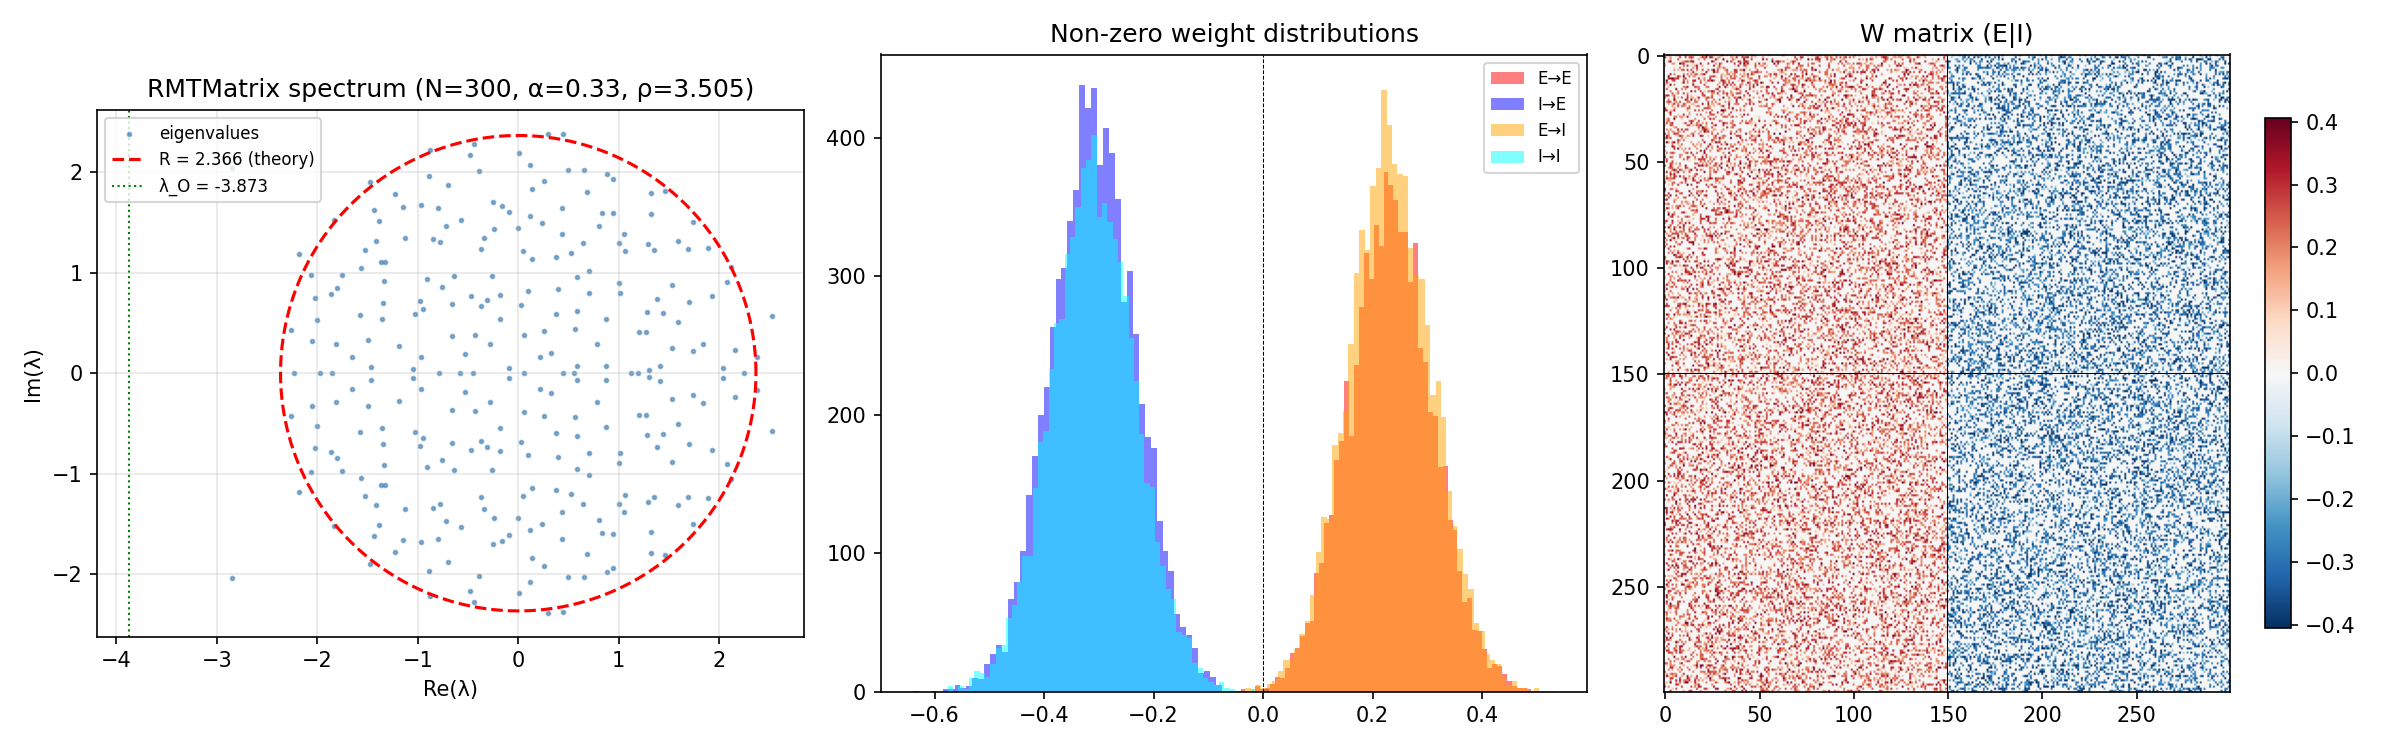

Write the Python code that produced this figure.
"""Test RMTMatrix: verify spectral properties, sparsity, and export round-trip."""
import sys
sys.path.insert(0, ".")

import numpy as np
import matplotlib.pyplot as plt
from models.rmt_matrix import RMTMatrix

# ── Build with MATLAB defaults ─────────────────────────────────────────────

rmt = RMTMatrix(n=300, f=0.5, indegree=100, seed=42, level_of_chaos=1.0)
W = rmt.build()

print(rmt.summary())
print()

# ── Spectral radius check ─────────────────────────────────────────────────

rho_empirical = rmt.spectral_radius
R_theory = rmt.R
print(f"Spectral radius: empirical={rho_empirical:.4f}, theory={R_theory:.4f}, "
      f"ratio={rho_empirical/R_theory:.3f}")

# ── Sparsity check ────────────────────────────────────────────────────────

alpha = rmt.alpha
S_mean = rmt.S.mean()
print(f"Sparsity: alpha={alpha:.4f}, S.mean={S_mean:.4f}")

# ── Dale's law check ──────────────────────────────────────────────────────

n_E = rmt.n_E
E_col_mean = W[:, :n_E].mean()
I_col_mean = W[:, n_E:].mean()
print(f"Dale's: E col mean={E_col_mean:.4f} (>0), I col mean={I_col_mean:.4f} (<0)")

# ── Export round-trip (dales=True) ─────────────────────────────────────────

import torch
import torch.nn.functional as F

export = rmt.export_for_srnn(dales=True)
W_init = export["W_init"]
sparsity_mask = export["sparsity_mask"]
dales_sign = export["dales_sign"]

# Reconstruct: W_eff = dales_sign * softplus(W_init) * sparsity
W_pos = F.softplus(W_init)
W_signed = W_pos * dales_sign[None, :]  # broadcast sign across rows
W_reconstructed = (W_signed * sparsity_mask).numpy()

# Compare to original W
max_err = np.max(np.abs(W_reconstructed - W.astype(np.float32)))
mean_err = np.mean(np.abs(W_reconstructed - W.astype(np.float32)))
print(f"\nExport round-trip (dales=True):")
print(f"  max |W_reconstructed - W| = {max_err:.2e}")
print(f"  mean |W_reconstructed - W| = {mean_err:.2e}")

# ── Export round-trip (dales=False) ────────────────────────────────────────

export_nod = rmt.export_for_srnn(dales=False)
W_init_nod = export_nod["W_init"]
sparsity_mask_nod = export_nod["sparsity_mask"]

# For dales=False, W_init holds real values; sparsity already in W but mask separate
# Reconstruction: W_eff = W_init * sparsity_mask (if not baked in)
# Actually W already has sparsity baked in from build, but the mask is separate for training
# Just verify the mask matches
S_from_export = sparsity_mask_nod.numpy()
S_from_build = rmt.S.astype(np.float32)
assert np.allclose(S_from_export, S_from_build), "Sparsity mask mismatch!"
print(f"\nExport (dales=False): sparsity mask matches ✓")

# ── Seed determinism ──────────────────────────────────────────────────────

rmt2 = RMTMatrix(n=300, f=0.5, indegree=100, seed=42, level_of_chaos=1.0)
W2 = rmt2.build()
assert np.allclose(W, W2), "Seed determinism failed!"
print(f"Seed determinism: ✓")

# ── Plot ───────────────────────────────────────────────────────────────────

fig, axes = plt.subplots(1, 3, figsize=(16, 5))

# Spectrum
rmt.plot_spectrum(ax=axes[0])

# Weight histogram by quadrant
n_E = rmt.n_E
W_EE = W[:n_E, :n_E]
W_EI = W[:n_E, n_E:]
W_IE = W[n_E:, :n_E]
W_II = W[n_E:, n_E:]

axes[1].hist(W_EE[W_EE != 0].flatten(), bins=60, color="red", alpha=0.5, label="E→E")
axes[1].hist(W_EI[W_EI != 0].flatten(), bins=60, color="blue", alpha=0.5, label="I→E")
axes[1].hist(W_IE[W_IE != 0].flatten(), bins=60, color="orange", alpha=0.5, label="E→I")
axes[1].hist(W_II[W_II != 0].flatten(), bins=60, color="cyan", alpha=0.5, label="I→I")
axes[1].set_title("Non-zero weight distributions")
axes[1].legend(fontsize=8)
axes[1].axvline(0, color="k", ls="--", lw=0.5)

# Weight matrix image
im = axes[2].imshow(W, cmap="RdBu_r", vmin=-np.percentile(np.abs(W), 98),
                     vmax=np.percentile(np.abs(W), 98), aspect="auto")
axes[2].axhline(n_E - 0.5, color="k", lw=0.5)
axes[2].axvline(n_E - 0.5, color="k", lw=0.5)
axes[2].set_title("W matrix (E|I)")
plt.colorbar(im, ax=axes[2], shrink=0.8)

plt.tight_layout()
plt.savefig("scripts/test_rmt_matrix.png", dpi=150)
print(f"\nSaved scripts/test_rmt_matrix.png")
plt.show()
